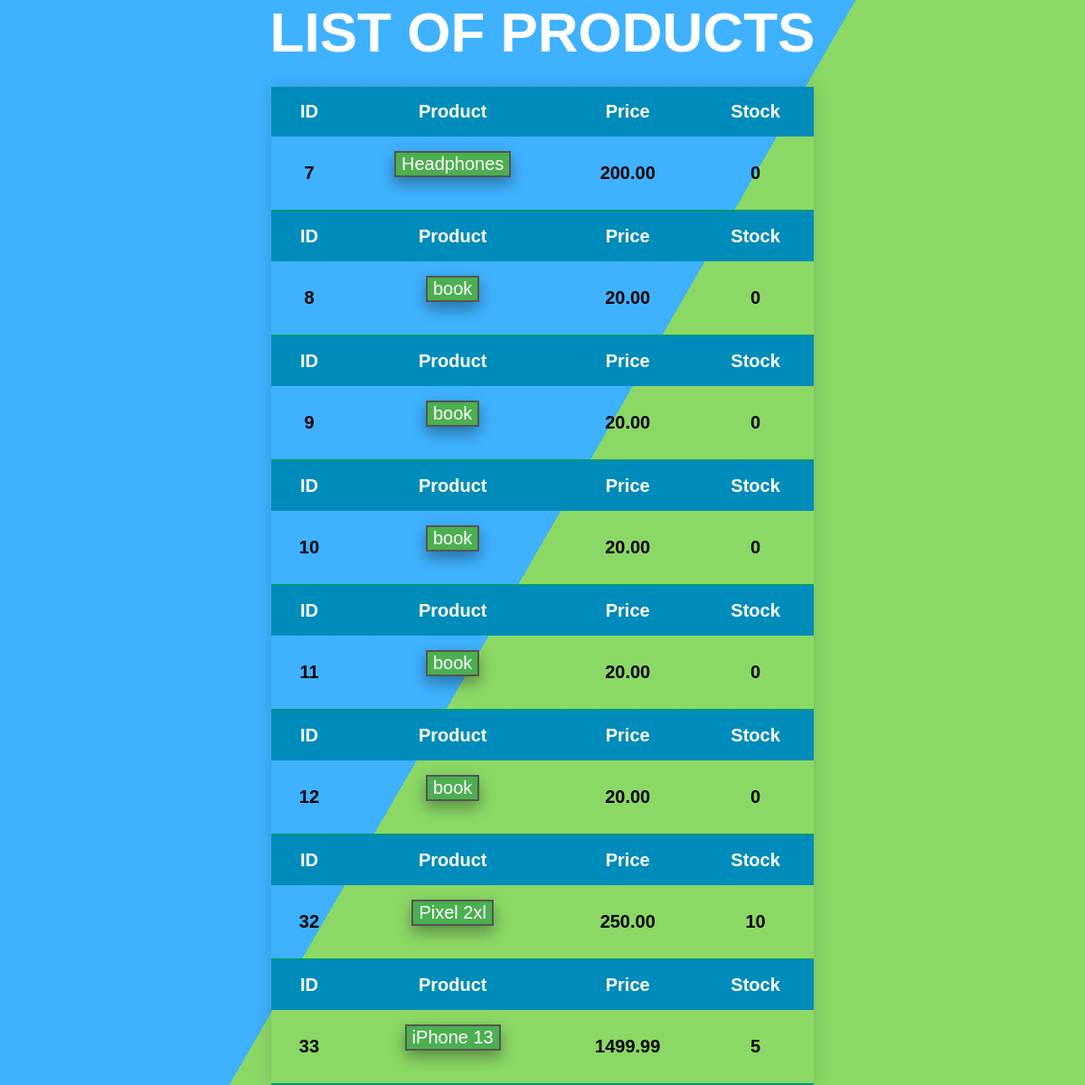
/website/product/list/, run on an earlier commit of the app's database.
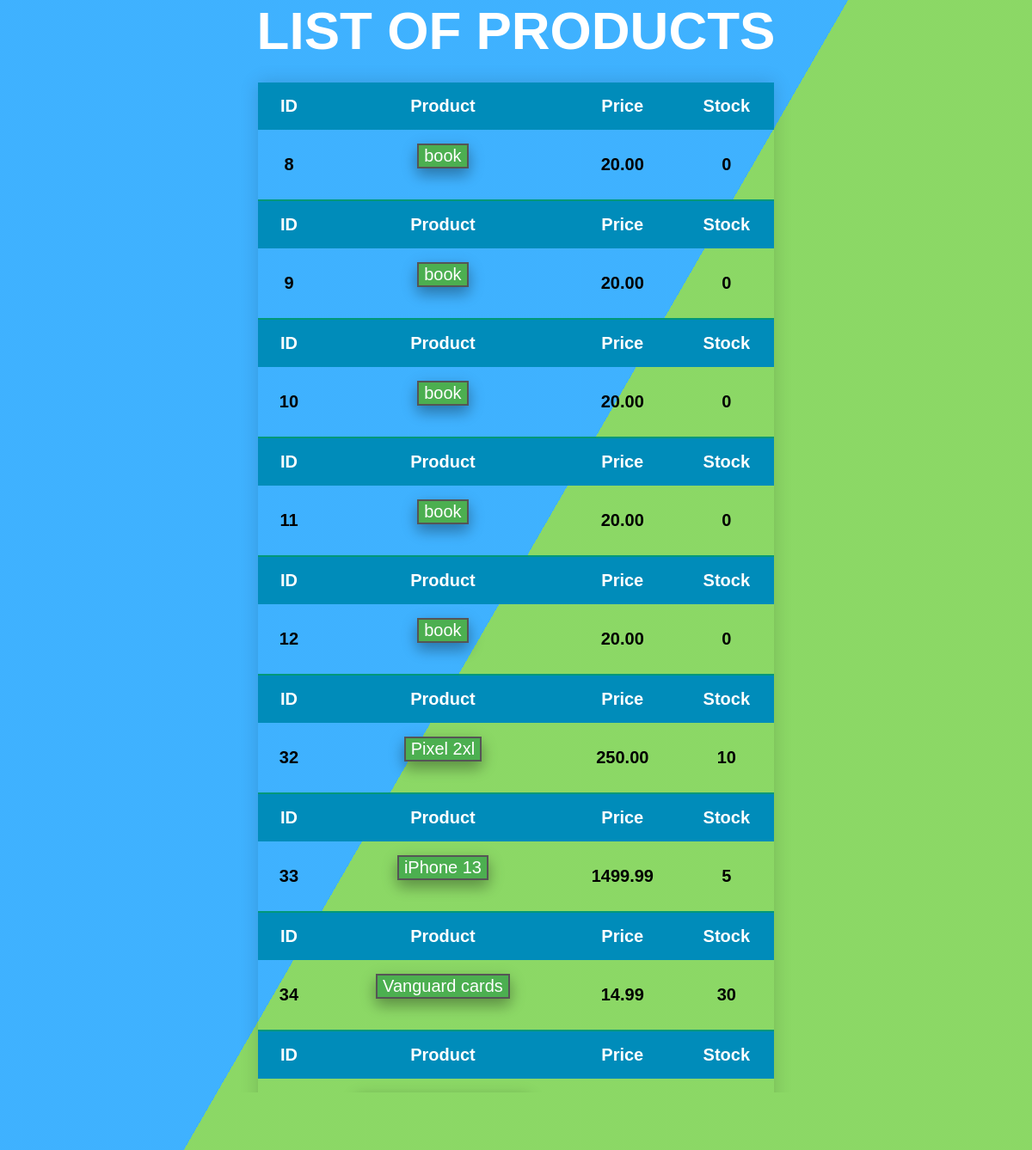
And on a later commit of the database.
### website/models.py (models this page shows)
class Product(models.Model):
    title = models.CharField(max_length=100)
    description = models.TextField(blank=True, null=True)
    price = models.DecimalField(default=0, decimal_places=2, max_digits=1000)
    summary = models.TextField(default='this is a summary', null=True)
    stock = models.DecimalField(default=0, decimal_places=0, max_digits=1000000)
    featured = models.BooleanField(default=True)
    email = models.EmailField(blank=True, null=True)
    def get_dynamic_urls(self):#instances method
        return reverse("website:product-detail",kwargs={"my_id":self.id})

### website/views.py (the view)
# urls.py: path('product/list/',list_view,name='list'),
def list_view(request):
    queryset = Product.objects.all()
    context = {
        'object_list':queryset
    }
    return render (request, "product/list.html", context)

### website/templates/product/list.html (shortened to what this page needs)
{% load static %}
{% block content %}
    <div class="bg"></div>
    <div class="bg bg2"></div>
    <link href="{% static 'css/main.css' %}" rel ="stylesheet">
    <h1>list of products</h1>
<table class="styled-table" >
    {% for instance in object_list %}
        <thead>
            <tr>
                <th style="text-align:center">ID</th>
                <th style="text-align:center">Product</th>
                <th style="text-align:center">Price</th>
                <th style="text-align:center">Stock</th>
            </tr>
        </thead>
        <tbody>
            <tr>
                <td style="text-align:center">{{ instance.id }}</td>
                <td><form action="{{ instance.get_dynamic_urls }}">
                    <button class="button" type="submit" >{{ instance.title }}</button>
                </form>
                </td>
                <td>{{ instance.price }}</td>
                <td>{{ instance.stock }}</td>
            </tr>
        </tbody>
    {% endfor %}
</table>
{% endblock content %}

### static/static_dirs/css/main.css (style rules this page uses)
.bg { animation:slide 3s ease-in-out infinite alternate; background-image: linear-gradient(-60deg, #6c3 50%, #09f 50%); bottom:0; left:-50%; opacity:.5; position:fixed; right:-50%; top:0; z-index:-1; }
.bg2 { animation-direction:alternate-reverse; animation-duration:4s; }
h1 { color: #ffffff; font-family: 'Raleway',sans-serif; font-size: 62px; font-weight: 800; line-height: 72px; margin: 0 0 24px; text-align: center; text-transform: uppercase; }
.styled-table { border-collapse: collapse; margin-left: auto; margin-right: auto; font-size: 0.9em; font-family: sans-serif; min-width: 600px; box-shadow: 0 0 20px rgba(0, 0, 0, 0.15); }
.styled-table thead tr { background-color: #008CBA; color: #ffffff; text-align: center; }
.styled-table th, .styled-table td { padding: 16px 19px; font-weight: bold; font-size: 20px; }
.styled-table tbody tr { border-bottom: 1px solid #dddddd; text-align: center; font-weight: bold; font-size: 20px; }
.styled-table tbody td { font-weight: bold; font-size: 20px; }
.styled-table tbody tr:last-of-type { border-bottom: 2px solid #009879; }

### website/templates/product/list.html (style rules this page uses)
.button { background-color: #4CAF50; color: white; border: 2px solid #555555; box-shadow: 0 8px 16px 0 rgba(0,0,0,0.2), 0 6px 20px 0 rgba(0,0,0,0.19); transition-duration: 0.4s; font-size: 20px; }

What changed in the data, as far as the page shows it:
removed Product: id "7", title "Headphones", price "200.00", stock "0"
added Product: id "34", title "Vanguard cards", price "14.99", stock "30"
